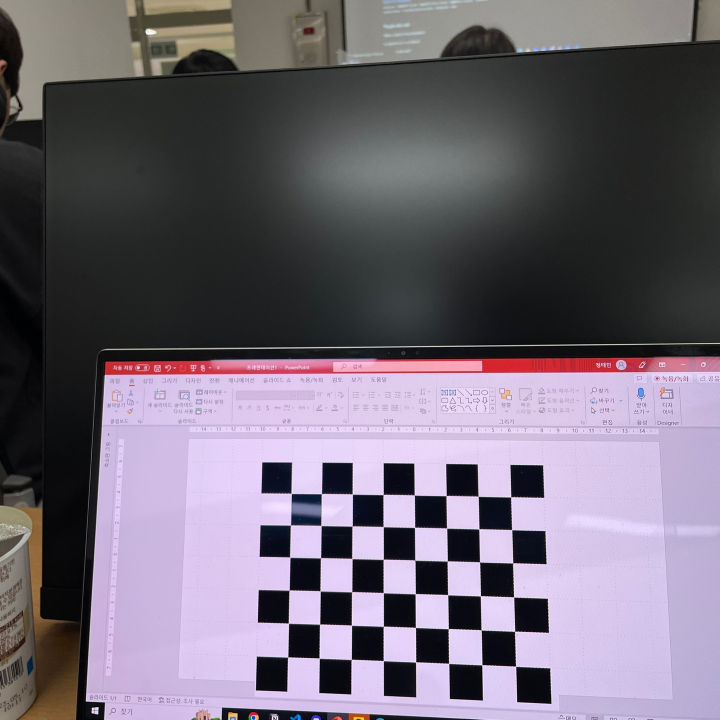
#> input picture camera images/KakaoTalk_20230404_130017246_01.jpg, 1440 x 1440 px (shown at 1/2 size); its folder holds only this picture in this run
$ python 'ocv_test2 (2).py'
#> lines starting #> are read from the running program, lines starting #| are printed output that depends on the picture; long printed decimals are rounded
import cv2 as cv
import numpy as np


import glob
image_names = glob.glob('./camera images/*.jpg')


imgIndex = 0
for fn in image_names:
    # print(fn)
    img = cv.imread(fn)
#> img is the input picture: shape (1440, 1440, 3); mean B, G, R 117.4, 104.6, 113.1
    resized_img = cv.resize(img, (900, 1200))
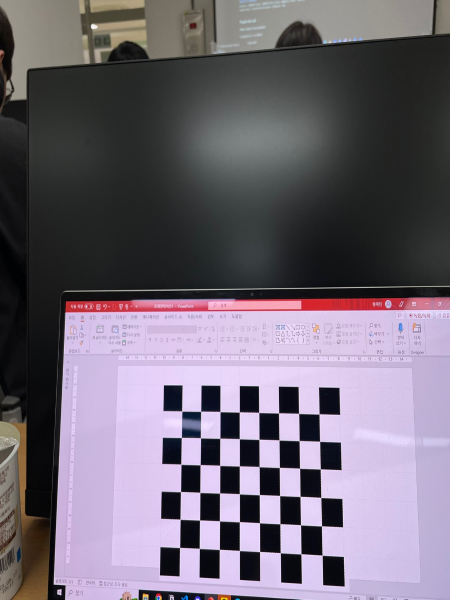
#> resized_img: shape (1200, 900, 3) (shown at 1/2 size); mean B, G, R 117.3, 104.6, 113
    cv.imwrite('./resized images/image{}.jpg'.format(imgIndex), resized_img)
    imgIndex += 1

patternSize = (8, 6)

def detect_2d_points_from_cbimg(file_name):
    print("processing", file_name)
    img = cv.imread(file_name)
    h, w = img.shape[:2]

    img_gray = cv.cvtColor(img, cv.COLOR_BGR2GRAY)
    found, corners = cv.findChessboardCorners(img_gray, patternSize)
    if found:
        criteria = (cv.TERM_CRITERIA_EPS + cv.TERM_CRITERIA_COUNT, 30, 0.1)
        #print(corners[10])
        corners = cv.cornerSubPix(img_gray, corners, (5, 5), (-1, -1), criteria)
        #print(corners[10])
        cv.drawChessboardCorners(img, patternSize, corners, found)
    else : # not found
        print('chessboard not found')
        return None

    return corners, img

imgInit = cv.imread('./resized images/image0.jpg')
h, w = imgInit.shape[:2]

pattern_points = np.zeros((patternSize[0] * patternSize[1], 3), np.float32)
pattern_points[:, :2] = np.indices(patternSize).T.reshape(-1, 2)
pattern_points *= 10.0 # my chessboard size is 37 mm
# print(pattern_points)

import glob
image_names = glob.glob('./resized images/*.jpg')
points3Ds = []
points2Ds = []

i = 0
for cb_fileName in image_names:
    if(detect_2d_points_from_cbimg(cb_fileName)):
#> in detect_2d_points_from_cbimg, `img_gray = cv.cvtColor(img, cv.COLOR_BGR2GRAY)`:
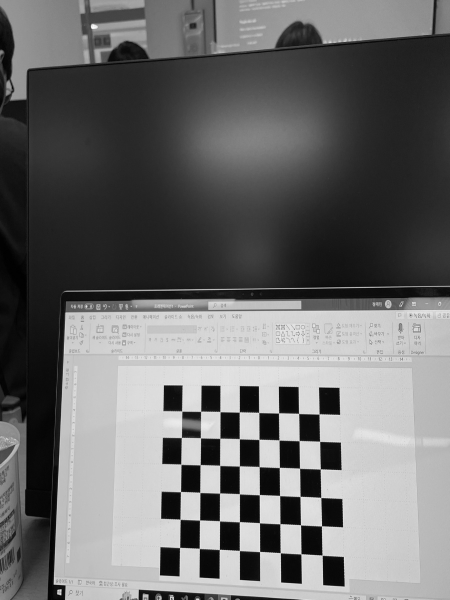
#> img_gray: shape (1200, 900) (shown at 1/2 size); min 0, max 254, mean 108.5
#> in detect_2d_points_from_cbimg, `found, corners = cv.findChessboardCorners(img_gray, patternSize)`: found = True; corners = 48 rows, first 8: [364.3, 822.7], [402, 822.9], [440.4, 823.7], [479, 824.5], [518, 825.5], [557.7, 826.4], [597.8, 827.4], [638.5, 828.6]
#> in detect_2d_points_from_cbimg, `corners = cv.cornerSubPix(img_gray, corners, (5, 5), (-1, -1), criteria)`: corners = 48 rows, first 8: [364.2, 822.6], [402, 823], [440.5, 823.7], [479, 824.5], [517.9, 825.4], [557.7, 826.4], [597.7, 827.4], [638.6, 828.5]
#> in detect_2d_points_from_cbimg, `cv.drawChessboardCorners(img, patternSize, corners, found)`:
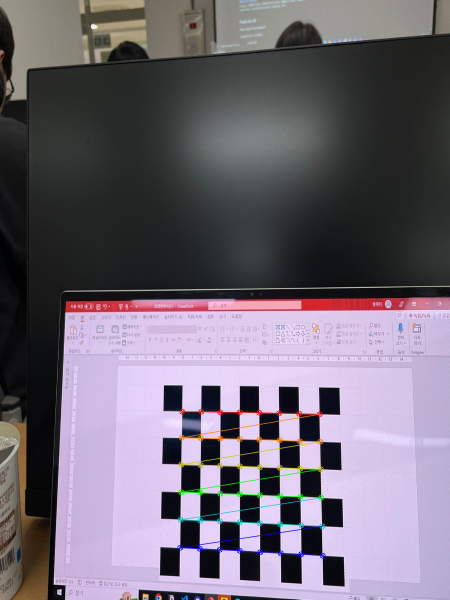
#> img: shape (1200, 900, 3) (shown at 1/2 size); mean B, G, R 116.8, 104.6, 112.8
        corners, img = detect_2d_points_from_cbimg(cb_fileName)
#> in detect_2d_points_from_cbimg (call 2), `found, corners = cv.findChessboardCorners(img_gray, patternSize)`: corners = 48 rows, first 8: [364.3, 822.7], [402, 822.9], [440.4, 823.7], [479, 824.5], [518, 825.5], [557.7, 826.4], [597.8, 827.4], [638.5, 828.6]
#> in detect_2d_points_from_cbimg (call 2), `corners = cv.cornerSubPix(img_gray, corners, (5, 5), (-1, -1), criteria)`: corners = 48 rows, first 8: [364.2, 822.6], [402, 823], [440.5, 823.7], [479, 824.5], [517.9, 825.4], [557.7, 826.4], [597.7, 827.4], [638.6, 828.5]
        cv.imshow("test" + str(i), img)
        points3Ds.append(pattern_points) # 3D좌표
        print(corners)
#> (printed output is left out)
        points2Ds.append(corners) # 2D 좌표

print(points3Ds)
print(points2Ds)
#| [array([[[ 364.163,  822.572]],
#|        [[ 401.981,  823.004]],
#|        [[ 440.484,  823.674  ]],
#|        [[ 479.0403 ,  824.490]],
#|        [[ 517.943,  825.4142 ]],
#|        [[ 557.7348 ,  826.427]],
#> (further printed lines are left out)
# [5 lines of commented-out code are left out]
rms_err, intrisic_mtx, dist_coefs, rvecs, tvecs = cv.calibrateCamera(points3Ds, points2Ds, (w, h), None, None)
#> rms_err = 0.185; intrisic_mtx = [[860.1, 0, 411], [0, 1160.5, 648.8], [0, 0, 1]]; dist_coefs = [[0.168, -0.556, -0.00159, -0.00268, 0.847]]; rvecs = ([-0.134, 0.106, 0.00442],); tvecs = ([-12.24, 33.72, 226.1],)

print("\nRMS:", rms_err)
#| RMS: 0.1853
print("camera intrinsic matrix:\n", intrisic_mtx)
#| camera intrinsic matrix:
#|  [[8.60096500e+02 0.00000000e+00 4.10960321e+02]
#|  [0.00000000e+00 1.16052188e+03 6.48825510e+02]
#|  [0.00000000e+00 0.00000000e+00 1.00000000e+00]]
print("distortion coefficients: ", dist_coefs.ravel())
#| distortion coefficients:  [ 0.1683  -0.5563 -0.001589 -0.002679   0.8468]

# undistort
img = imgInit
dst = cv.undistort(img, intrisic_mtx, dist_coefs, None, intrisic_mtx)
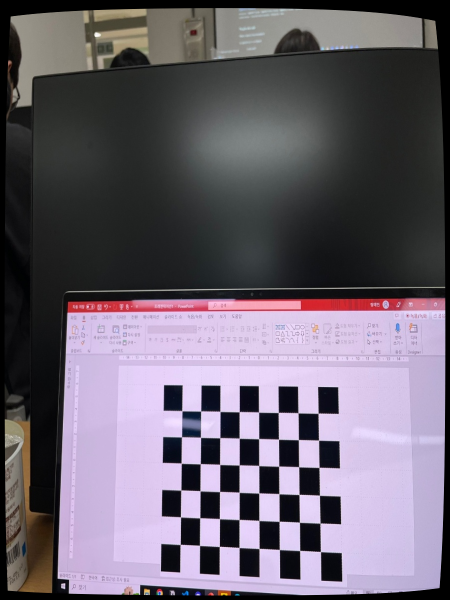
#> dst: shape (1200, 900, 3) (shown at 1/2 size); mean B, G, R 111.2, 99, 107.1
cv.imshow("dist", img)
cv.imshow("undist", dst)
cv.waitKey(0)

$ run again, on camera images/KakaoTalk_20230404_130017246_07.jpg
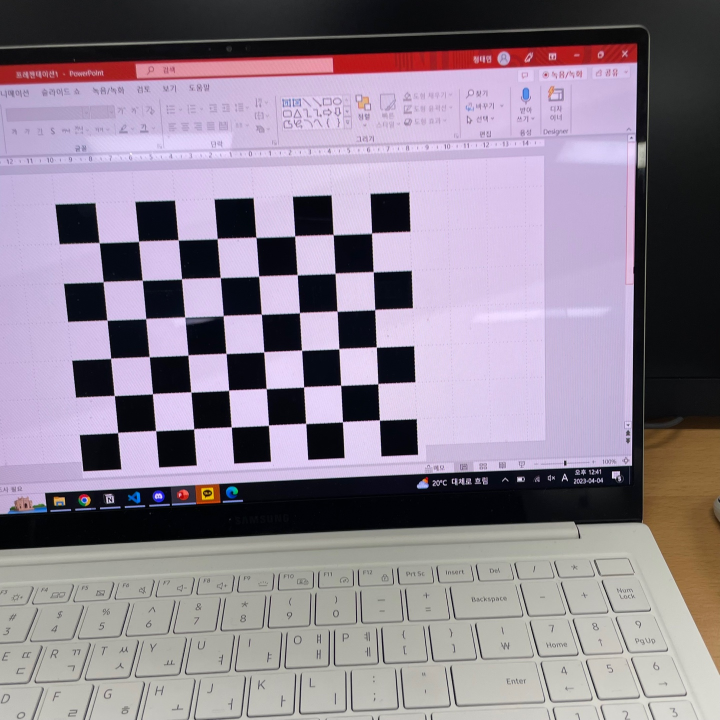
#> input picture camera images/KakaoTalk_20230404_130017246_07.jpg, 1440 x 1440 px (shown at 1/2 size)
#> img is the input picture: shape (1440, 1440, 3); mean B, G, R 144.6, 131, 142.2
#> in detect_2d_points_from_cbimg, `found, corners = cv.findChessboardCorners(img_gray, patternSize)`: found = True; corners = 48 rows, first 8: [124, 405], [173.3, 402.5], [222.6, 400.1], [271.4, 398], [320.1, 395.9], [368.5, 393.5], [416.5, 391.3], [464.4, 389]
#> in detect_2d_points_from_cbimg, `corners = cv.cornerSubPix(img_gray, corners, (5, 5), (-1, -1), criteria)`: corners = 48 rows, first 8: [124, 404.9], [173.4, 402.5], [222.7, 400.2], [271.5, 398.1], [320.1, 395.9], [368.5, 393.7], [416.5, 391.4], [464.6, 388.9]
#> in detect_2d_points_from_cbimg, `cv.drawChessboardCorners(img, patternSize, corners, found)`:
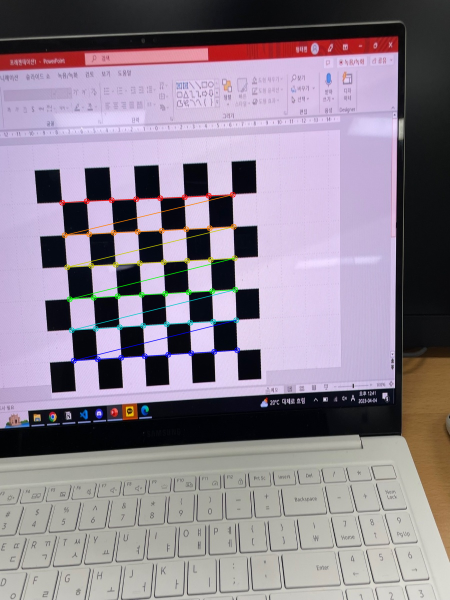
#> img: shape (1200, 900, 3) (shown at 1/2 size); mean B, G, R 144.1, 131, 142
#> in detect_2d_points_from_cbimg (call 2), `found, corners = cv.findChessboardCorners(img_gray, patternSize)`: corners = 48 rows, first 8: [124, 405], [173.3, 402.5], [222.6, 400.1], [271.4, 398], [320.1, 395.9], [368.5, 393.5], [416.5, 391.3], [464.4, 389]
#> in detect_2d_points_from_cbimg (call 2), `corners = cv.cornerSubPix(img_gray, corners, (5, 5), (-1, -1), criteria)`: corners = 48 rows, first 8: [124, 404.9], [173.4, 402.5], [222.7, 400.2], [271.5, 398.1], [320.1, 395.9], [368.5, 393.7], [416.5, 391.4], [464.6, 388.9]
#> (printed output is left out)
#> (printed output is left out)
#> rms_err = 0.218; intrisic_mtx = [[414.6, 0, 485.2], [0, 551, 567.5], [0, 0, 1]]; dist_coefs = [[0.022, 0.00471, 0.000964, 0.00226, -0.0116]]; rvecs = ([0.0689, -0.0123, -0.0405],); tvecs = ([-74.3, -25.23, 86.02],)
#| RMS: 0.2184
#| camera intrinsic matrix:
#|  [[414.566   0.         485.206]
#|  [  0.         551.011 567.532]
#|  [  0.           0.           1.        ]]
#| distortion coefficients:  [ 0.02195  0.00471  0.000964  0.00226 -0.0116]
#> `dst = cv.undistort(img, intrisic_mtx, dist_coefs, None, intrisic_mtx)`:
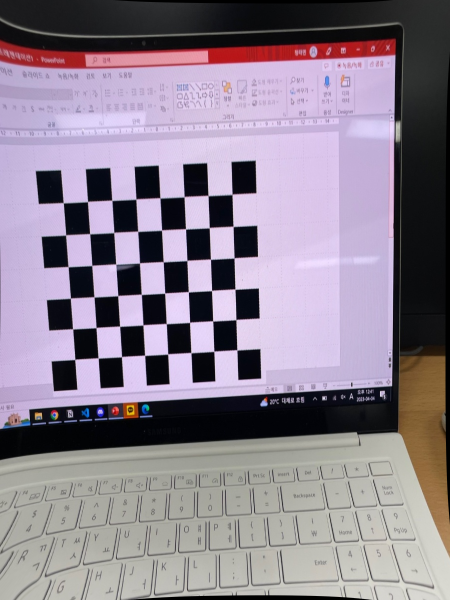
#> dst: shape (1200, 900, 3) (shown at 1/2 size); mean B, G, R 142.9, 129.5, 140.6

$ run again, on camera images/KakaoTalk_20230404_130017246_08.jpg
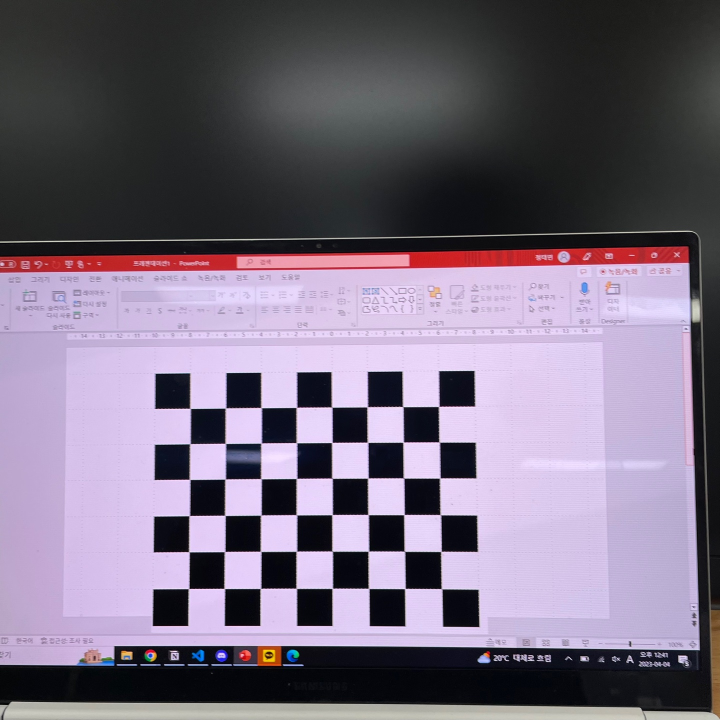
#> input picture camera images/KakaoTalk_20230404_130017246_08.jpg, 1440 x 1440 px (shown at 1/2 size)
#> img is the input picture: shape (1440, 1440, 3); mean B, G, R 126.1, 108.3, 119.2
#> in detect_2d_points_from_cbimg, `found, corners = cv.findChessboardCorners(img_gray, patternSize)`: found = True; corners = 48 rows, first 8: [237.5, 680.9], [281.9, 680.4], [326.6, 679.8], [370.6, 679.3], [415, 678.8], [459.1, 678.5], [503.8, 678.1], [548.2, 677.8]
#> in detect_2d_points_from_cbimg, `corners = cv.cornerSubPix(img_gray, corners, (5, 5), (-1, -1), criteria)`: corners = 48 rows, first 8: [237.7, 681], [282, 680.5], [326.6, 679.8], [370.7, 679.3], [414.7, 678.7], [459.2, 678.4], [503.6, 678], [548.5, 677.7]
#> in detect_2d_points_from_cbimg, `cv.drawChessboardCorners(img, patternSize, corners, found)`:
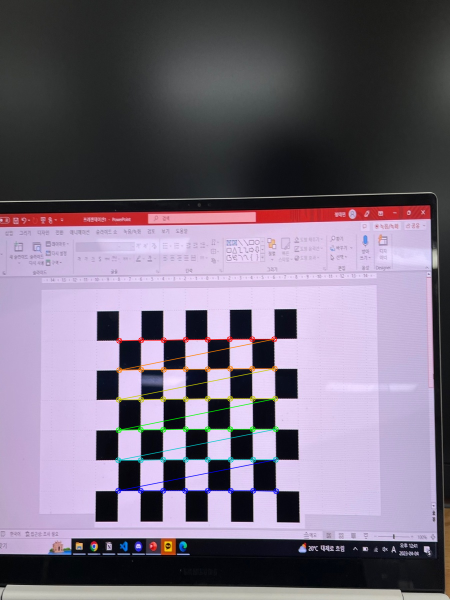
#> img: shape (1200, 900, 3) (shown at 1/2 size); mean B, G, R 125.5, 108.3, 118.9
#> in detect_2d_points_from_cbimg (call 2), `found, corners = cv.findChessboardCorners(img_gray, patternSize)`: corners = 48 rows, first 8: [237.5, 680.9], [281.9, 680.4], [326.6, 679.8], [370.6, 679.3], [415, 678.8], [459.1, 678.5], [503.8, 678.1], [548.2, 677.8]
#> in detect_2d_points_from_cbimg (call 2), `corners = cv.cornerSubPix(img_gray, corners, (5, 5), (-1, -1), criteria)`: corners = 48 rows, first 8: [237.7, 681], [282, 680.5], [326.6, 679.8], [370.7, 679.3], [414.7, 678.7], [459.2, 678.4], [503.6, 678], [548.5, 677.7]
#> (printed output is left out)
#> (printed output is left out)
#> rms_err = 0.207; intrisic_mtx = [[328.9, 0, 435.7], [0, 439.2, 707.7], [0, 0, 1]]; dist_coefs = [[0.0401, -0.0558, 0.00424, -0.00108, 0.0284]]; rvecs = ([-0.0137, 0.0165, -0.00631],); tvecs = ([-44.71, -4.66, 75.08],)
#| RMS: 0.2075
#| camera intrinsic matrix:
#|  [[328.927   0.         435.678]
#|  [  0.         439.194 707.733]
#|  [  0.           0.           1.        ]]
#| distortion coefficients:  [ 0.04006 -0.05581  0.004241 -0.001075  0.02844]
#> `dst = cv.undistort(img, intrisic_mtx, dist_coefs, None, intrisic_mtx)`:
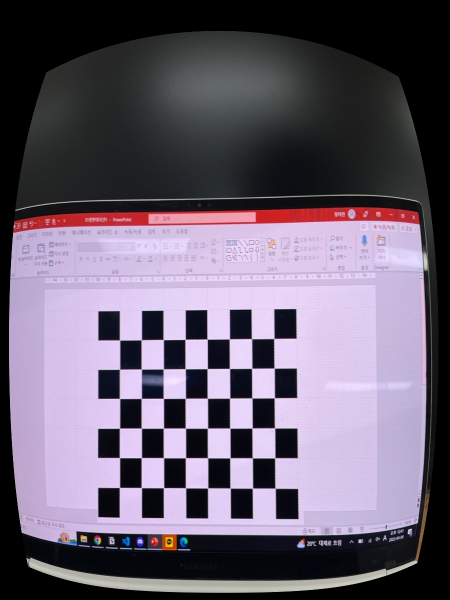
#> dst: shape (1200, 900, 3) (shown at 1/2 size); mean B, G, R 111.1, 94.6, 104.7
